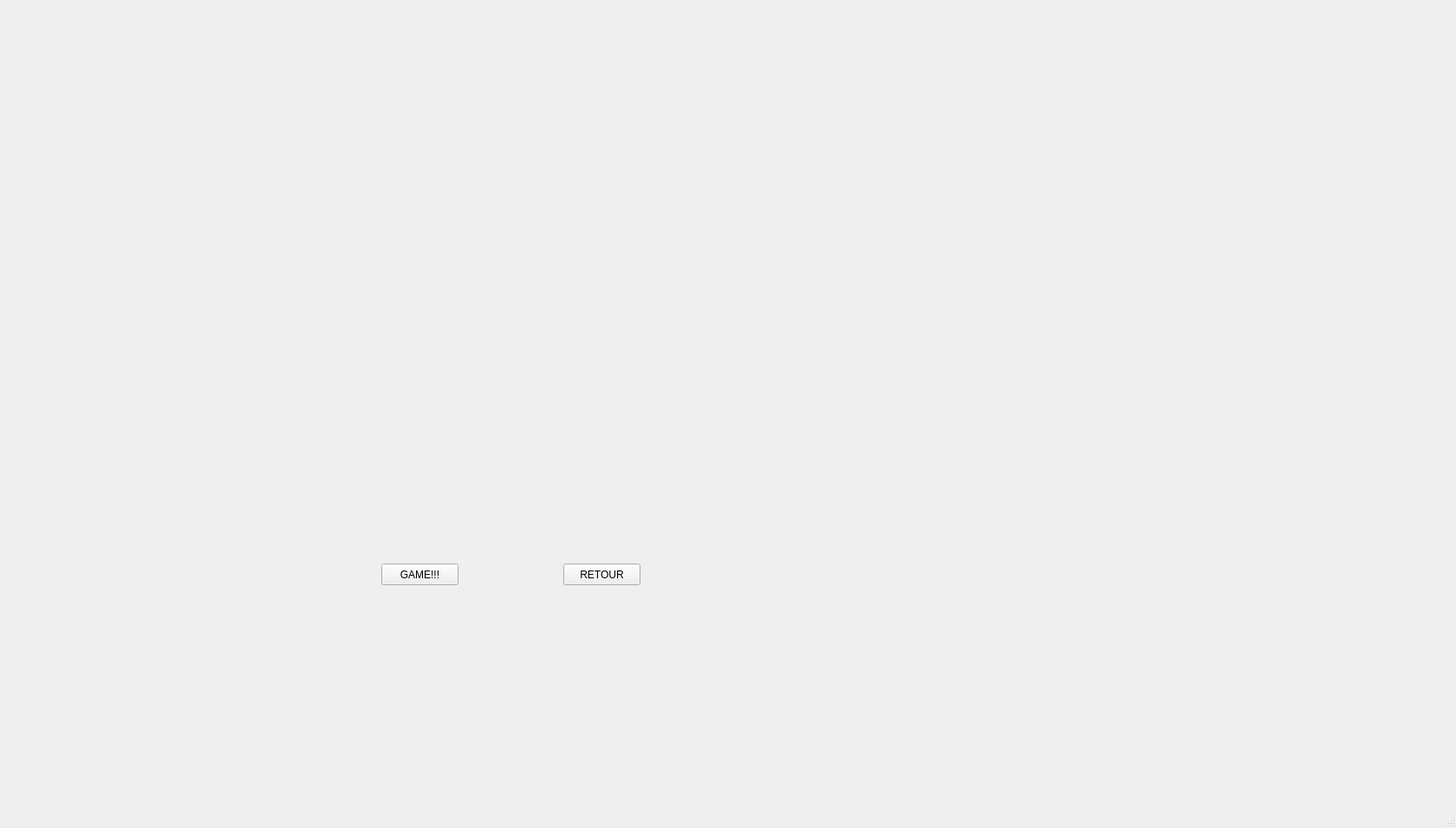
<?xml version="1.0" encoding="UTF-8"?>
<ui version="4.0">
 <class>secretgame</class>
 <widget class="QMainWindow" name="secretgame">
  <property name="geometry">
   <rect>
    <x>0</x>
    <y>0</y>
    <width>1680</width>
    <height>955</height>
   </rect>
  </property>
  <property name="windowTitle">
   <string>MainWindow</string>
  </property>
  <widget class="QWidget" name="centralwidget">
   <widget class="QPushButton" name="onHomeButton">
    <property name="geometry">
     <rect>
      <x>650</x>
      <y>650</y>
      <width>89</width>
      <height>25</height>
     </rect>
    </property>
    <property name="text">
     <string>RETOUR</string>
    </property>
   </widget>
   <widget class="QPushButton" name="onGameButton">
    <property name="geometry">
     <rect>
      <x>440</x>
      <y>650</y>
      <width>89</width>
      <height>25</height>
     </rect>
    </property>
    <property name="text">
     <string>GAME!!!</string>
    </property>
   </widget>
  </widget>
  <widget class="QMenuBar" name="menubar">
   <property name="geometry">
    <rect>
     <x>0</x>
     <y>0</y>
     <width>1680</width>
     <height>22</height>
    </rect>
   </property>
  </widget>
  <widget class="QStatusBar" name="statusbar"/>
 </widget>
 <resources/>
 <connections/>
</ui>
